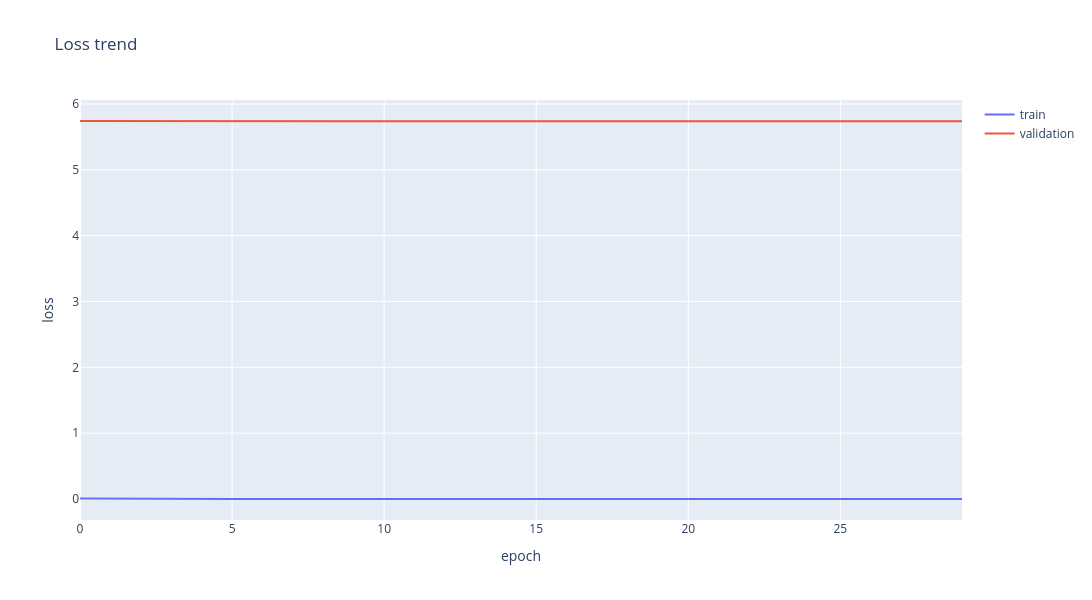

Notebook source saved alongside this figure:
### Markdown cell above
# Data Visualization

### Code cell
fig = go.Figure()
fig.add_trace(go.Scatter(y=history['loss'],
                    mode='lines', name='train'))
fig.add_trace(go.Scatter(y=history['val_loss'],
                    mode='lines', name='validation'))
fig.update_layout(title='Loss trend',
                  xaxis_title='epoch',
                  yaxis_title='loss',
                  width=1400,
                  height=600)
fig.show()

### Figure 1 — Plotly figure (JSON) as saved in the notebook; plotly's stock layout.template omitted (floating-point values rounded to 4 significant figures)
{"data": [{"mode": "lines", "name": "train", "type": "scatter", "y": [0.006735, 0.003416, 0.002471, 0.001916, 0.001524, 0.001272, 0.001029, 0.0008828, 0.0007677, 0.0006154, 0.0006218, 0.0005041, 0.0005025, 0.0003905, 0.0003351, 0.0003137, 0.0002905, 0.0002527, 0.0002527, 0.0002524, 0.0001905, 0.0001806, 0.0002479, 0.0001554, 0.0001386, 0.0001241, 0.000206, 0.0001099, 0.0001012, 9.838e-05]}, {"mode": "lines", "name": "validation", "type": "scatter", "y": [5.742, 5.74, 5.739, 5.739, 5.739, 5.738, 5.738, 5.738, 5.738, 5.738, 5.738, 5.738, 5.738, 5.738, 5.738, 5.738, 5.738, 5.738, 5.738, 5.738, 5.738, 5.738, 5.738, 5.738, 5.738, 5.738, 5.738, 5.738, 5.738, 5.738]}], "layout": {"height": 600, "title": {"text": "Loss trend"}, "width": 1400, "xaxis": {"title": {"text": "epoch"}}, "yaxis": {"title": {"text": "loss"}}}}
